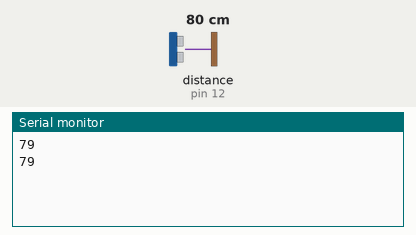
Bench run of a sketch on a simulated Arduino Uno, built with avr-gcc and run on an emulated ATmega328P. On the bench: the last lines printed to the serial monitor. Wiring (inferred from the names in the program): ultrasonic range finder: trigger pin 13; echo pin 12. The test bench sets the inputs (shaded band); at power-on: distance to the obstacle (sensor on pin 12) 80 cm. The echo pulse lasts 58.3 µs per cm.

Above: at 1.8 s.
1.9 s: distance to the obstacle (sensor on pin 12) set to 197 cm
At 2.8 s:
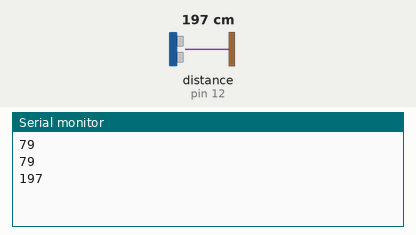
3.4 s: distance to the obstacle (sensor on pin 12) set to 204 cm
At 4.9 s:
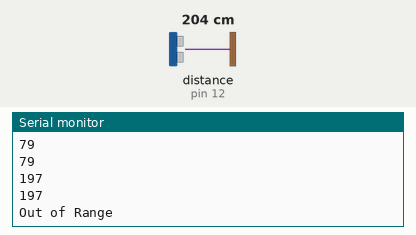

Measured:
- the behaviour switches between 199 and 200 cm on distance to the obstacle (sensor on pin 12) (found by bisection; images 1 and 2)
- after the input at 1.9 s, the serial monitor: prints a new line after 0.12 s (image 1)
- after the input at 3.4 s, the serial monitor: prints a new line after 0.65 s (image 2)

The sketch:

Ultra_Sonic_Distance.ino
```cpp
#define trig  13
#define echo  12

void setup() {
  // put your setup code here, to run once:
  Serial.begin(9600);
  pinMode(trig, OUTPUT);
  pinMode(echo, INPUT);

}

void loop() {
  // put your main code here, to run repeatedly:
long duration, dist;
digitalWrite(trig, LOW);
delayMicroseconds(2);
digitalWrite(trig, HIGH);
delayMicroseconds(10);
digitalWrite(trig, LOW);
duration = pulseIn(echo, HIGH);
dist = (duration/2)/29.1;

 if(dist >=200 || dist <=0)
 {
  Serial.println("Out of Range");

  }else
  {
    Serial.println(dist);
    }
 delay(1000);

}
```
